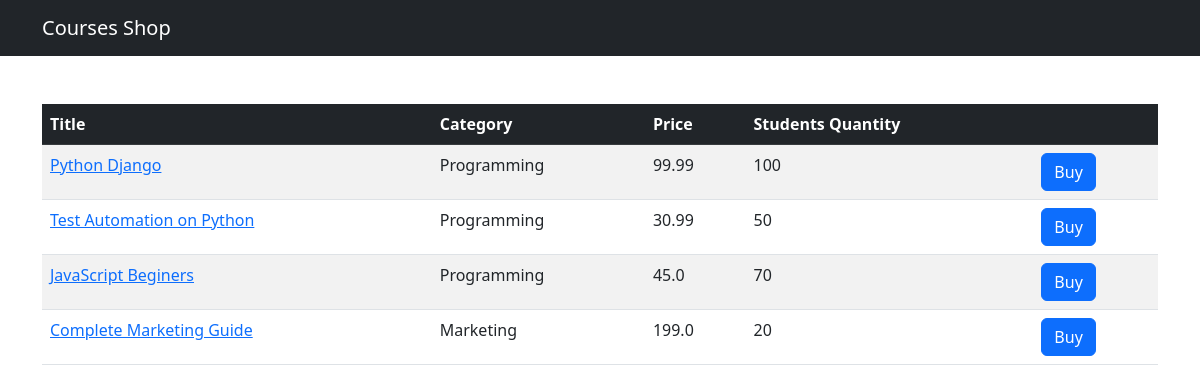
Page /shop/ on the earlier database version.
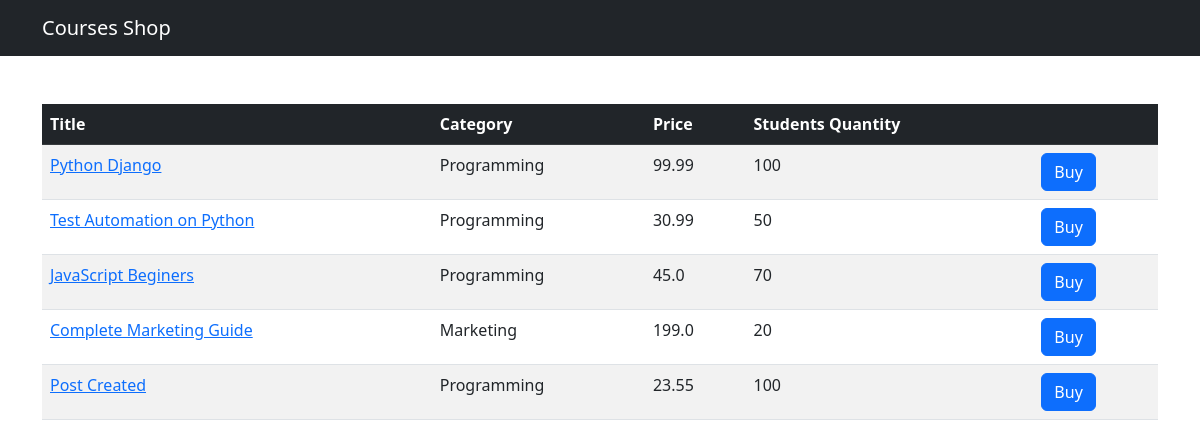
Same page on the later database version.
### shop/models.py (models this page shows, shortened)
class Course(models.Model):
    title = models.CharField(max_length=255)
    price = models.FloatField()
    students_qty = models.IntegerField()
    reviews_qty = models.IntegerField()
    cetegory = models.ForeignKey(Category, on_delete=models.CASCADE)
    created_at = models.DateTimeField(default=timezone.now)

class Category(models.Model):
    title = models.CharField(max_length=255)
    created_at = models.DateTimeField(default=timezone.now)
    def __str__(self):
        return self.title

### shop/views.py (the view)
# urls.py: path('', views.index, name='index'),
def index(request):
    courses = Course.objects.all()
    return render(request, 'shop/courses.html', {'courses': courses})

### templates/shop/courses.html (shortened to what this page needs)
{% extends 'base.html' %}
{% block content %}
<table class="table mt-5 table-border table-striped table-hover">
    <thead class="table-dark">
        <tr>
            <th>Title</th>
            <th>Category</th>
            <th>Price</th>
            <th>Students Quantity</th>
            <th></th>
        </tr>
    </thead>
    <tbody>
        {% for course in courses %}
        <tr>
            <td>
                <a href={% url "shop:single_course" course.id %}>{{course.title}}</a>
            </td>
            <td>{{course.cetegory}}</td>
            <td>{{course.price}}</td>
            <td>{{course.students_qty}}</td>
            <td><button class="btn btn-primary">Buy</button></td>
        </tr>
        {% endfor %}
    </tbody>
</table>
{% endblock %}

### templates/base.html (shortened to what this page needs)
<!DOCTYPE html>
<html lang="en">
<head>
    <link href="https://cdn.jsdelivr.net/npm/bootstrap@5.3.0/dist/css/bootstrap.min.css" rel="stylesheet">
</head>
<body>
    <nav class="navbar navbar-dark bg-dark">
        <div class="container">
            <a href={% url "shop:index" %} class="navbar-brand">Courses Shop</a>
        </div>
    </nav>
    <main class="container">
        {% block content %}{% endblock %}
    </main>
</body>
</html>

Differences in the rows shown:
added Course: title "Post Created", cetegory "Programming", price "23.55", students_qty "100"
